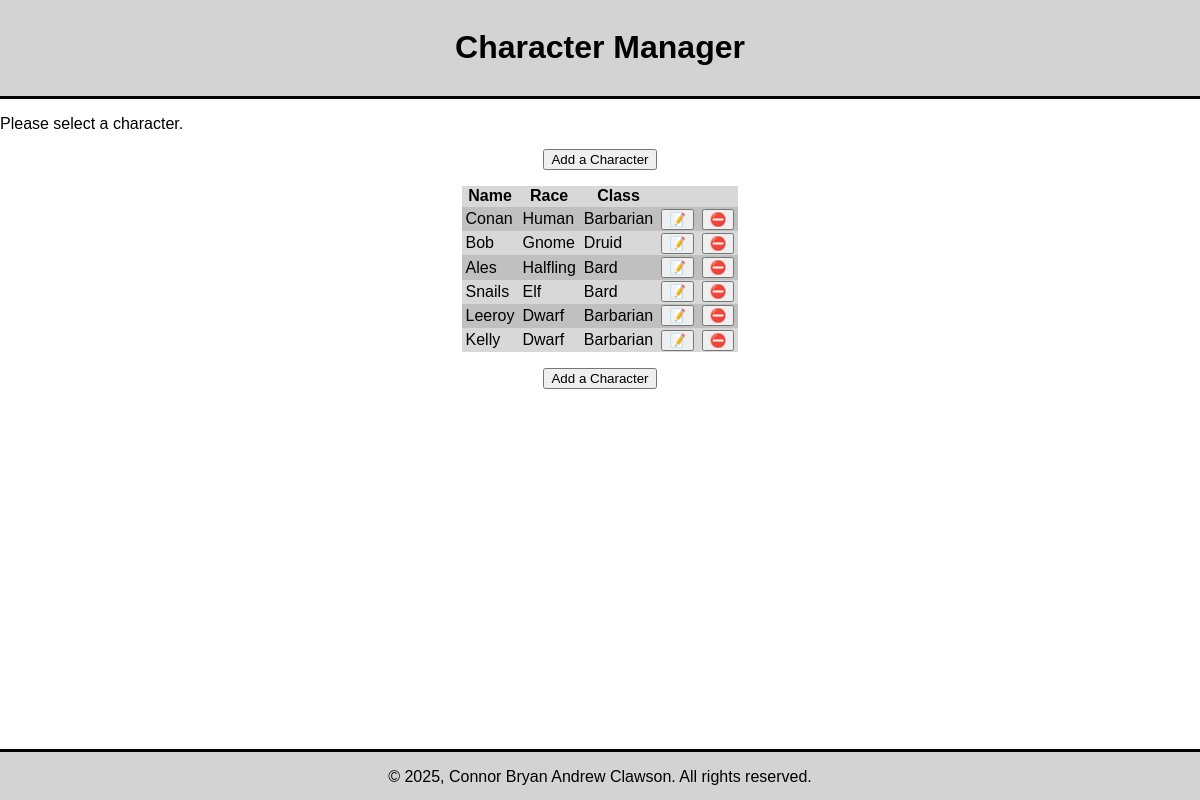
The page / on the database its author committed.
### tables this page shows
CREATE TABLE `characters` (
  `Character_ID` int(11) NOT NULL,
  `Character_Name` varchar(100) DEFAULT NULL,
  `Class_ID` int(11) NOT NULL DEFAULT 1,
  `Race_ID` int(11) NOT NULL DEFAULT 1,
  `Str_Base` int(11) DEFAULT 0,
  `Dex_Base` int(11) DEFAULT 0,
  `Con_Base` int(11) DEFAULT 0,
  `Int_Base` int(11) DEFAULT 0,
  `Wis_Base` int(11) DEFAULT 0,
  `Cha_Base` int(11) DEFAULT 0,
  `Acrob_Ranks` int(11) DEFAULT 0,
  `Acrob_Racial` int(11) DEFAULT 0,
  `Acrob_Feats` int(11) DEFAULT 0,
  `Acrob_Misc` int(11) DEFAULT 0,
  `Appra_Ranks` int(11) DEFAULT 0,
  `Appra_Racial` int(11) DEFAULT 0,
  `Appra_Feats` int(11) DEFAULT 0,
  `Appra_Misc` int(11) DEFAULT 0,
  `Bluff_Ranks` int(11) DEFAULT 0,
  `Bluff_Racial` int(11) DEFAULT 0,
  `Bluff_Feats` int(11) DEFAULT 0,
  `Bluff_Misc` int(11) DEFAULT 0,
  `Climb_Ranks` int(11) DEFAULT 0,
  `Climb_Racial` int(11) DEFAULT 0,
  `Climb_Feats` int(11) DEFAULT 0,
  `Climb_Misc` int(11) DEFAULT 0,
  `Craft_Ranks` int(11) DEFAULT 0,
  `Craft_Racial` int(11) DEFAULT 0,
  `Craft_Feats` int(11) DEFAULT 0,
  `Craft_Misc` int(11) DEFAULT 0,
  `Diplo_Ranks` int(11) DEFAULT 0,
  `Diplo_Racial` int(11) DEFAULT 0,
  `Diplo_Feats` int(11) DEFAULT 0,
  `Diplo_Misc` int(11) DEFAULT 0,
  `DsDev_Ranks` int(11) DEFAULT 0,
  `DsDev_Racial` int(11) DEFAULT 0,
  `DsDev_Feats` int(11) DEFAULT 0,
  `DsDev_Misc` int(11) DEFAULT 0,
  `Disgu_Ranks` int(11) DEFAULT 0,
  `Disgu_Racial` int(11) DEFAULT 0,
  `Disgu_Feats` int(11) DEFAULT 0,
  `Disgu_Misc` int(11) DEFAULT 0,
  `Escar_Ranks` int(11) DEFAULT 0,
  `Escar_Racial` int(11) DEFAULT 0,
  `Escar_Feats` int(11) DEFAULT 0,
  `Escar_Misc` int(11) DEFAULT 0,
  `Fly_Ranks` int(11) DEFAULT 0,
  `Fly_Racial` int(11) DEFAULT 0,
  `Fly_Feats` int(11) DEFAULT 0,
  `Fly_Misc` int(11) DEFAULT 0,
  `Hanim_Ranks` int(11) DEFAULT 0,
  `Hanim_Racial` int(11) DEFAULT 0,
  `Hanim_Feats` int(11) DEFAULT 0,
  `Hanim_Misc` int(11) DEFAULT 0,
  `Heal_Ranks` int(11) DEFAULT 0,
  `Heal_Racial` int(11) DEFAULT 0,
  `Heal_Feats` int(11) DEFAULT 0,
  `Heal_Misc` int(11) DEFAULT 0,
  `Intim_Ranks` int(11) DEFAULT 0,
  `Intim_Racial` int(11) DEFAULT 0,
  `Intim_Feats` int(11) DEFAULT 0,
  `Intim_Misc` int(11) DEFAULT 0,
  `Karca_Ranks` int(11) DEFAULT 0,
  `Karca_Racial` int(11) DEFAULT 0,
  `Karca_Feats` int(11) DEFAULT 0,
  `Karca_Misc` int(11) DEFAULT 0,
  `Kdung_Ranks` int(11) DEFAULT 0,
  `Kdung_Racial` int(11) DEFAULT 0,
  `Kdung_Feats` int(11) DEFAULT 0,
  `Kdung_Misc` int(11) DEFAULT 0,
  `Kengi_Ranks` int(11) DEFAULT 0,
  `Kengi_Racial` int(11) DEFAULT 0,
  `Kengi_Feats` int(11) DEFAULT 0,
  `Kengi_Misc` int(11) DEFAULT 0,
  `Kgeog_Ranks` int(11) DEFAULT 0,
  `Kgeog_Racial` int(11) DEFAULT 0,
  `Kgeog_Feats` int(11) DEFAULT 0,
  `Kgeog_Misc` int(11) DEFAULT 0,
  `Khist_Ranks` int(11) DEFAULT 0,
  `Khist_Racial` int(11) DEFAULT 0,
  `Khist_Feats` int(11) DEFAULT 0,
  `Khist_Misc` int(11) DEFAULT 0,
  `Kloca_Ranks` int(11) DEFAULT 0,
  `Kloca_Racial` int(11) DEFAULT 0,
  `Kloca_Feats` int(11) DEFAULT 0,
  `Kloca_Misc` int(11) DEFAULT 0,
  `Knatu_Ranks` int(11) DEFAULT 0,
  `Knatu_Racial` int(11) DEFAULT 0,
  `Knatu_Feats` int(11) DEFAULT 0,
  `Knatu_Misc` int(11) DEFAULT 0,
  `Knobi_Ranks` int(11) DEFAULT 0,
  `Knobi_Racial` int(11) DEFAULT 0,
  `Knobi_Feats` int(11) DEFAULT 0,
  `Knobi_Misc` int(11) DEFAULT 0,
  `Kplan_Ranks` int(11) DEFAULT 0,
  `Kplan_Racial` int(11) DEFAULT 0,
  `Kplan_Feats` int(11) DEFAULT 0,
  `Kplan_Misc` int(11) DEFAULT 0,
  `Kreli_Ranks` int(11) DEFAULT 0,
  `Kreli_Racial` int(11) DEFAULT 0,
  `Kreli_Feats` int(11) DEFAULT 0,
  `Kreli_Misc` int(11) DEFAULT 0,
  `Lingu_Ranks` int(11) DEFAULT 0,
  `Lingu_Racial` int(11) DEFAULT 0,
  `Lingu_Feats` int(11) DEFAULT 0,
  `Lingu_Misc` int(11) DEFAULT 0,
  `Perce_Ranks` int(11) DEFAULT 0,
  `Perce_Racial` int(11) DEFAULT 0,
  `Perce_Feats` int(11) DEFAULT 0,
  `Perce_Misc` int(11) DEFAULT 0,
  `Perfo_Ranks` int(11) DEFAULT 0,
  `Perfo_Racial` int(11) DEFAULT 0,
  `Perfo_Feats` int(11) DEFAULT 0,
  `Perfo_Misc` int(11) DEFAULT 0,
  `Profe_Ranks` int(11) DEFAULT 0,
  `Profe_Racial` int(11) DEFAULT 0,
  `Profe_Feats` int(11) DEFAULT 0,
  `Profe_Misc` int(11) DEFAULT 0,
  `Ride_Ranks` int(11) DEFAULT 0,
  `Ride_Racial` int(11) DEFAULT 0,
  `Ride_Feats` int(11) DEFAULT 0,
  `Ride_Misc` int(11) DEFAULT 0,
  `Senmo_Ranks` int(11) DEFAULT 0,
  `Senmo_Racial` int(11) DEFAULT 0,
  `Senmo_Feats` int(11) DEFAULT 0,
  `Senmo_Misc` int(11) DEFAULT 0,
  `SOH_Ranks` int(11) DEFAULT 0,
  `SOH_Racial` int(11) DEFAULT 0,
  `SOH_Feats` int(11) DEFAULT 0,
  `SOH_Misc` int(11) DEFAULT 0,
  `Spcft_Ranks` int(11) DEFAULT 0,
  `Spcft_Racial` int(11) DEFAULT 0,
  `Spcft_Feats` int(11) DEFAULT 0,
  `Spcft_Misc` int(11) DEFAULT 0,
  `Stlth_Ranks` int(11) DEFAULT 0,
  `Stlth_Racial` int(11) DEFAULT 0,
  `Stlth_Feats` int(11) DEFAULT 0,
  `Stlth_Misc` int(11) DEFAULT 0,
  `Survi_Ranks` int(11) DEFAULT 0,
  `Survi_Racial` int(11) DEFAULT 0,
  `Survi_Feats` int(11) DEFAULT 0,
  `Survi_Misc` int(11) DEFAULT 0,
  `Swim_Ranks` int(11) DEFAULT 0,
  `Swim_Racial` int(11) DEFAULT 0,
  `Swim_Feats` int(11) DEFAULT 0,
  `Swim_Misc` int(11) DEFAULT 0,
  `Umdev_Ranks` int(11) DEFAULT 0,
  `Umdev_Racial` int(11) DEFAULT 0,
  `Umdev_Feats` int(11) DEFAULT 0,
  `Umdev_Misc` int(11) DEFAULT 0
);

CREATE TABLE `races` (
  `Race_ID` int(11) NOT NULL,
  `Race_Name` varchar(20) NOT NULL,
  `Str_Mod` int(11) DEFAULT 0,
  `Dex_Mod` int(11) DEFAULT 0,
  `Con_Mod` int(11) DEFAULT 0,
  `Int_Mod` int(11) DEFAULT 0,
  `Wis_Mod` int(11) DEFAULT 0,
  `Cha_Mod` int(11) DEFAULT 0,
  `Wildcard_Mod` bit(1) DEFAULT b'0'
);

CREATE TABLE `classes` (
  `Class_ID` int(11) NOT NULL,
  `Class_Name` varchar(20) DEFAULT NULL,
  `Die_ID` int(11) NOT NULL DEFAULT 1
);

### model/table_data.php (called while the page is built, shortened)
<?php
function get_characters()
{
    global $db;
    $query = 'SELECT characters.Character_ID, characters.Character_Name, races.Race_Name, classes.Class_Name
              FROM characters, races, classes
              WHERE characters.Class_ID = classes.Class_ID AND characters.Race_ID = races.Race_ID
              ORDER BY characters.Character_ID ASC, characters.Class_ID ASC;';
    $statement = $db->prepare($query);
    $statement->execute();
    $records = $statement->fetchAll();
    return $records;
}
?>

### view/table_list.php (the view, shortened to what this page needs)
<?php
if (isset($user_message) && !empty($user_message)) {
    echo $user_message;
} else {
    echo '<p>Please select a character.</p>';
}
?>
<div class="add-button">
    <form action="." method="post">
        <input type="submit" value="Add a Character">
    </form>
</div>
<table>
    <tr id="table-header">
        <th>
            Name
        </th>
        <th>
            Race
        </th>
        <th>
            Class
        </th>
        <th>&nbsp;</th>
        <th>&nbsp;</th>
    </tr>
    <?php
    foreach ($records as $record): ?>
        <tr>
            <td>
                <?php echo $record['Character_Name']; ?>
            </td>
            <td>
                <?php echo $record['Race_Name']; ?>
            </td>
            <td>
                <?php echo $record['Class_Name']; ?>
            </td>
            <td>
                <form action="." method="post">
                    <input type="submit" alt="Edit character" title="Edit character" value="&#x1F4DD;">
                </form>
            </td>
            <td>
                <form action="." method="post">
                    <input type="submit" alt="Delete character" title="Delete character" value="&#x26D4;">
                </form>
            </td>
        </tr>
        <?php
    endforeach; ?>
</table>
<div class="add-button">
    <form action="." method="post">
        <input type="submit" value="Add a Character">
    </form>
</div>

### view/header.php (shortened to what this page needs)
<!DOCTYPE html>
<html lang="en">
    <head>
        <link rel="stylesheet" href="/000_CPT-250-F41/Connor/Character_Manager/css/main.css">
    </head>
    <body>
        <header>
            <h1>Character Manager</h1>
        </header>
        <div class="content-wrap">

### index.php
<?php
include './view/header.php';
?>
<main>
    <?php include './controller/controller.php'; ?>
</main>
<?php include './view/footer.php'; ?>

### controller/controller.php (shortened to what this page needs)
<?php
require './model/dbconnect.php';
require './model/table_data.php';
function get_val_from_postget($arr_val, $default_val)
{
    return $default_val;
}
$action = get_val_from_postget('action', 'view-characters');
if ($action == 'view-characters') {
    $records = get_characters();
    include './view/table_list.php';
}
elseif ($action == 'add-character') {
    $skill_list = get_skills();
    include './view/table_add.php';
}
elseif ($action == 'edit-character') {
    $character_ID = get_val_from_postget('character_id', NULL);
    $old_record = get_character_by_id($character_ID);
    $skill_list = get_skills();
    include './view/table_update.php';
}
elseif ($action == 'confirm-deletion') {
    $character_id = $_POST['character_id'];
    $character_name = get_character_by_id($character_id)['Character_Name'];
    include './view/table_delete.php';
}
?>

### view/footer.php (shortened to what this page needs)
<footer>
    <p>
        &copy; 2025, Connor Bryan Andrew Clawson. All rights reserved.
    </p>
</footer>
</div>
</body>
</html>

### css/main.css (style rules this page uses)
body { font-family: Arial, Helvetica, sans-serif; margin: auto; position: relative; min-height: 100vh; }
header { text-align: center; background-color: lightgray; border-bottom: 3px solid black; margin: 0; padding: 8px; }
footer { position: absolute; bottom: 0; width: 100%; height: 3rem; margin: 20pt 0 0 0; text-align: center; background-color: lightgray; border-top: 3px solid black; }
.content-wrap { padding-bottom: 4rem; }
.add-button { justify-items: center; margin: 1rem; }
h1 { text-align: center; }
table { margin: auto; margin-bottom: 1rem; border-spacing: 0; }
th, td { padding: .1rem .25rem; }
tr:nth-child(even) { background-color: #c0c0c0; }
tr:nth-child(odd) { background-color: #d8d8d8; }

### rows shown on the page
characters: Character_Name "Conan", Race_ID.Race_Name "Human", Class_ID.Class_Name "Barbarian"
characters: Character_Name "Bob", Race_ID.Race_Name "Gnome", Class_ID.Class_Name "Druid"
characters: Character_Name "Ales", Race_ID.Race_Name "Halfling", Class_ID.Class_Name "Bard"
characters: Character_Name "Snails", Race_ID.Race_Name "Elf", Class_ID.Class_Name "Bard"
characters: Character_Name "Leeroy", Race_ID.Race_Name "Dwarf", Class_ID.Class_Name "Barbarian"
characters: Character_Name "Kelly", Race_ID.Race_Name "Dwarf", Class_ID.Class_Name "Barbarian"
